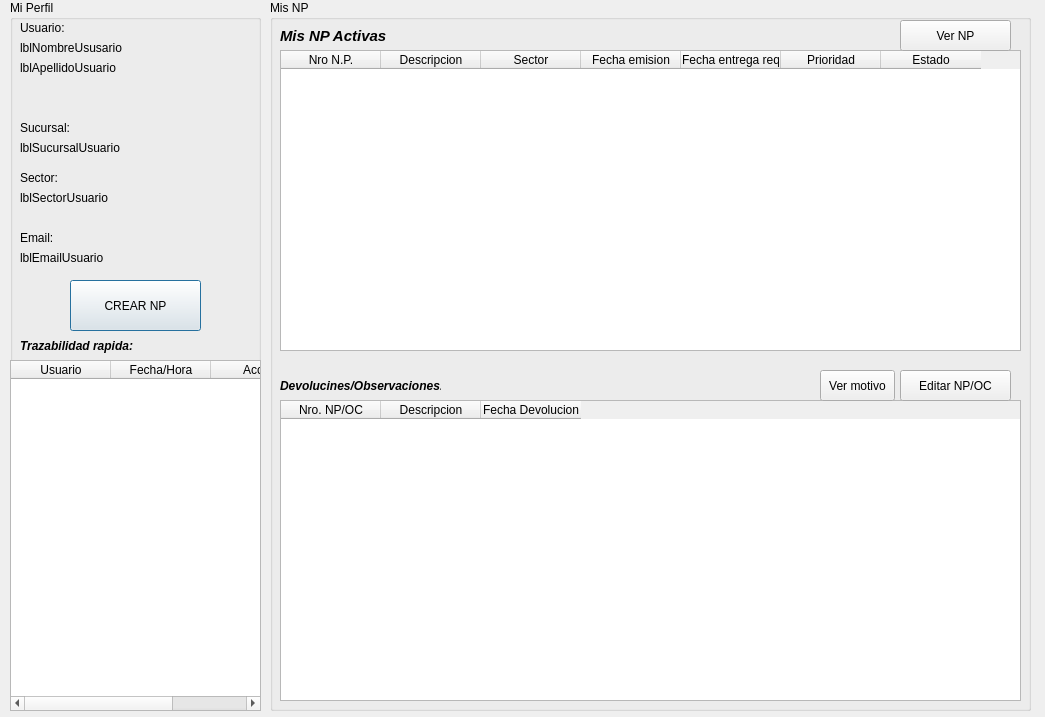
<?xml version="1.0" encoding="UTF-8"?>
<ui version="4.0">
 <class>ventanaMiPerfil</class>
 <widget class="QDialog" name="ventanaMiPerfil">
  <property name="geometry">
   <rect>
    <x>0</x>
    <y>0</y>
    <width>1045</width>
    <height>717</height>
   </rect>
  </property>
  <property name="windowTitle">
   <string>Mi Perfil</string>
  </property>
  <widget class="QGroupBox" name="groupBox">
   <property name="geometry">
    <rect>
     <x>10</x>
     <y>0</y>
     <width>251</width>
     <height>711</height>
    </rect>
   </property>
   <property name="title">
    <string>Mi Perfil</string>
   </property>
   <widget class="QLabel" name="lblNombreUsuario">
    <property name="geometry">
     <rect>
      <x>10</x>
      <y>40</y>
      <width>161</width>
      <height>16</height>
     </rect>
    </property>
    <property name="text">
     <string>lblNombreUsusario</string>
    </property>
   </widget>
   <widget class="QLabel" name="lblApellidoUsuario">
    <property name="geometry">
     <rect>
      <x>10</x>
      <y>60</y>
      <width>171</width>
      <height>16</height>
     </rect>
    </property>
    <property name="text">
     <string>lblApellidoUsuario</string>
    </property>
   </widget>
   <widget class="QLabel" name="lblSucursalUsuario">
    <property name="geometry">
     <rect>
      <x>10</x>
      <y>140</y>
      <width>181</width>
      <height>16</height>
     </rect>
    </property>
    <property name="text">
     <string>lblSucursalUsuario</string>
    </property>
   </widget>
   <widget class="QLabel" name="lblSectorUsuario">
    <property name="geometry">
     <rect>
      <x>10</x>
      <y>190</y>
      <width>171</width>
      <height>16</height>
     </rect>
    </property>
    <property name="text">
     <string>lblSectorUsuario</string>
    </property>
   </widget>
   <widget class="QLabel" name="lblEmailUsuario">
    <property name="geometry">
     <rect>
      <x>10</x>
      <y>250</y>
      <width>181</width>
      <height>16</height>
     </rect>
    </property>
    <property name="text">
     <string>lblEmailUsuario</string>
    </property>
   </widget>
   <widget class="QPushButton" name="btnCrearNP">
    <property name="geometry">
     <rect>
      <x>60</x>
      <y>280</y>
      <width>131</width>
      <height>51</height>
     </rect>
    </property>
    <property name="text">
     <string>CREAR NP</string>
    </property>
   </widget>
   <widget class="QLabel" name="label">
    <property name="geometry">
     <rect>
      <x>10</x>
      <y>230</y>
      <width>49</width>
      <height>16</height>
     </rect>
    </property>
    <property name="text">
     <string>Email:</string>
    </property>
   </widget>
   <widget class="QLabel" name="label_2">
    <property name="geometry">
     <rect>
      <x>10</x>
      <y>170</y>
      <width>49</width>
      <height>16</height>
     </rect>
    </property>
    <property name="text">
     <string>Sector:</string>
    </property>
   </widget>
   <widget class="QLabel" name="label_3">
    <property name="geometry">
     <rect>
      <x>10</x>
      <y>120</y>
      <width>51</width>
      <height>16</height>
     </rect>
    </property>
    <property name="text">
     <string>Sucursal:</string>
    </property>
   </widget>
   <widget class="QLabel" name="label_4">
    <property name="geometry">
     <rect>
      <x>10</x>
      <y>20</y>
      <width>49</width>
      <height>16</height>
     </rect>
    </property>
    <property name="text">
     <string>Usuario:</string>
    </property>
   </widget>
   <widget class="QTableWidget" name="tablaDetallesEstado">
    <property name="geometry">
     <rect>
      <x>0</x>
      <y>360</y>
      <width>251</width>
      <height>351</height>
     </rect>
    </property>
    <column>
     <property name="text">
      <string>Usuario</string>
     </property>
    </column>
    <column>
     <property name="text">
      <string>Fecha/Hora</string>
     </property>
    </column>
    <column>
     <property name="text">
      <string>Accion</string>
     </property>
    </column>
   </widget>
   <widget class="QLabel" name="label_7">
    <property name="geometry">
     <rect>
      <x>10</x>
      <y>330</y>
      <width>161</width>
      <height>31</height>
     </rect>
    </property>
    <property name="font">
     <font>
      <pointsize>9</pointsize>
      <italic>true</italic>
      <bold>true</bold>
     </font>
    </property>
    <property name="text">
     <string>Trazabilidad rapida:</string>
    </property>
   </widget>
  </widget>
  <widget class="QGroupBox" name="groupBox_2">
   <property name="geometry">
    <rect>
     <x>270</x>
     <y>0</y>
     <width>761</width>
     <height>711</height>
    </rect>
   </property>
   <property name="styleSheet">
    <string notr="true"/>
   </property>
   <property name="title">
    <string>Mis NP</string>
   </property>
   <widget class="QTableWidget" name="tablaNPactivasGenerador">
    <property name="geometry">
     <rect>
      <x>10</x>
      <y>50</y>
      <width>741</width>
      <height>301</height>
     </rect>
    </property>
    <column>
     <property name="text">
      <string>Nro N.P.</string>
     </property>
    </column>
    <column>
     <property name="text">
      <string>Descripcion</string>
     </property>
    </column>
    <column>
     <property name="text">
      <string>Sector</string>
     </property>
    </column>
    <column>
     <property name="text">
      <string>Fecha emision</string>
     </property>
    </column>
    <column>
     <property name="text">
      <string>Fecha entrega req</string>
     </property>
    </column>
    <column>
     <property name="text">
      <string>Prioridad</string>
     </property>
    </column>
    <column>
     <property name="text">
      <string>Estado</string>
     </property>
    </column>
   </widget>
   <widget class="QLabel" name="label_5">
    <property name="geometry">
     <rect>
      <x>10</x>
      <y>20</y>
      <width>221</width>
      <height>31</height>
     </rect>
    </property>
    <property name="font">
     <font>
      <pointsize>11</pointsize>
      <italic>true</italic>
      <bold>true</bold>
     </font>
    </property>
    <property name="text">
     <string>Mis NP Activas</string>
    </property>
   </widget>
   <widget class="QPushButton" name="btnVerNP_C">
    <property name="geometry">
     <rect>
      <x>630</x>
      <y>20</y>
      <width>111</width>
      <height>31</height>
     </rect>
    </property>
    <property name="text">
     <string>Ver NP</string>
    </property>
   </widget>
   <widget class="QTableWidget" name="tablaObservaciones">
    <property name="geometry">
     <rect>
      <x>10</x>
      <y>400</y>
      <width>741</width>
      <height>301</height>
     </rect>
    </property>
    <column>
     <property name="text">
      <string>Nro. NP/OC</string>
     </property>
    </column>
    <column>
     <property name="text">
      <string>Descripcion</string>
     </property>
    </column>
    <column>
     <property name="text">
      <string>Fecha Devolucion</string>
     </property>
    </column>
   </widget>
   <widget class="QPushButton" name="btnVerMotivo">
    <property name="geometry">
     <rect>
      <x>550</x>
      <y>370</y>
      <width>75</width>
      <height>31</height>
     </rect>
    </property>
    <property name="text">
     <string>Ver motivo</string>
    </property>
   </widget>
   <widget class="QPushButton" name="btnEditarObservada">
    <property name="geometry">
     <rect>
      <x>630</x>
      <y>370</y>
      <width>111</width>
      <height>31</height>
     </rect>
    </property>
    <property name="text">
     <string>Editar NP/OC</string>
    </property>
   </widget>
   <widget class="QLabel" name="label_6">
    <property name="geometry">
     <rect>
      <x>10</x>
      <y>370</y>
      <width>161</width>
      <height>31</height>
     </rect>
    </property>
    <property name="font">
     <font>
      <pointsize>9</pointsize>
      <italic>true</italic>
      <bold>true</bold>
     </font>
    </property>
    <property name="text">
     <string>Devolucines/Observaciones:</string>
    </property>
   </widget>
  </widget>
 </widget>
 <resources/>
 <connections/>
</ui>
